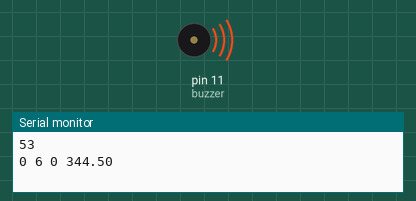
Simulated run of this sketch. Board: Arduino Uno, built with avr-gcc and run on an emulated ATmega328P. On the bench: buzzer (waves = sounding), the last lines printed to the serial monitor.

Above: at 0.25 s.
At 27.58 s:
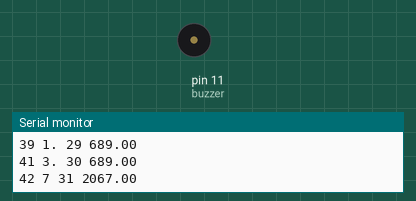
Timing chart, 0 to 29.4 s (numbered marks = the images above):
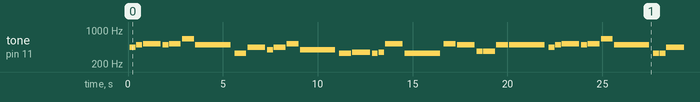

Measured:
- by itself, tone on pin 11 (buzzer): plays 440 Hz for 0.31 s, 493 Hz for 0.31 s, 523 Hz for 0.93 s, 493 Hz for 0.31 s, 523 Hz for 0.62 s, 659 Hz for 0.62 s … (154 notes in this stretch)

The sketch:

song.ino
```cpp
#include<math.h>

int buzzer = 11;

void setup() {
  // put your setup code here, to run once:
  pinMode(buzzer, OUTPUT);
  Serial.begin(9600);
}
//String a = "5#";


void loop() {
  // put your main code here, to run repeatedly:
  //Serial.print(a.length());
  //Serial.print("\n");
  String song = "671.71.3.736561.534341.31.74#4#77671.71.3.7336561.5341.71.2.3.1.1.7676b6";
  String beat = "11312262312262311362312261131226113122622132215112226";
  float oneBeat = 60000/87;
  int j = 0;
  delay(100);
  Serial.print('\n');
  Serial.print(beat.length());
  Serial.print('\n');
  String note = "";
  for(int i=0;i<song.length();i++){
    if(song[i+1]=='.' || song[i+1]=='#'|| song[i+1]=='b'){
      note = song.substring(i,i+2);
      i++;
    }else{
      note = song.substring(i,i+1);
    }

    int p=0;
    if(note=="1"){
      p = 60;
    }else if(note=="2"){
      p = 62;
    }else if(note=="3"){
      p = 64;
    }else if(note=="4"){
      p = 65;
    }else if(note=="4#"){
      p = 66;
    }else if(note=="5"){
      p = 67;
    }else if(note=="6b"){
      p = 68;
    }else if(note=="6"){
      p = 69;
    }else if(note=="7"){
      p = 71;
    }else if(note=="1."){
      p = 72;
    }else if(note=="2."){
      p = 74;
    }else if(note=="3."){
      p = 76;
    }


    float duration;
    duration = oneBeat/2*(beat[j]-'0');
    Serial.print(i);
    Serial.print(" ");
    Serial.print(note);
    Serial.print(" ");
    Serial.print(j);
    Serial.print(" ");
    Serial.print(duration);
    Serial.print("\n");
    tone(buzzer, int(pow(2,(p-69)/12.0)*440), long(duration*0.9));
    delay(duration);

    j++;
  }
  noTone(buzzer);
  delay(1000);
}
```
